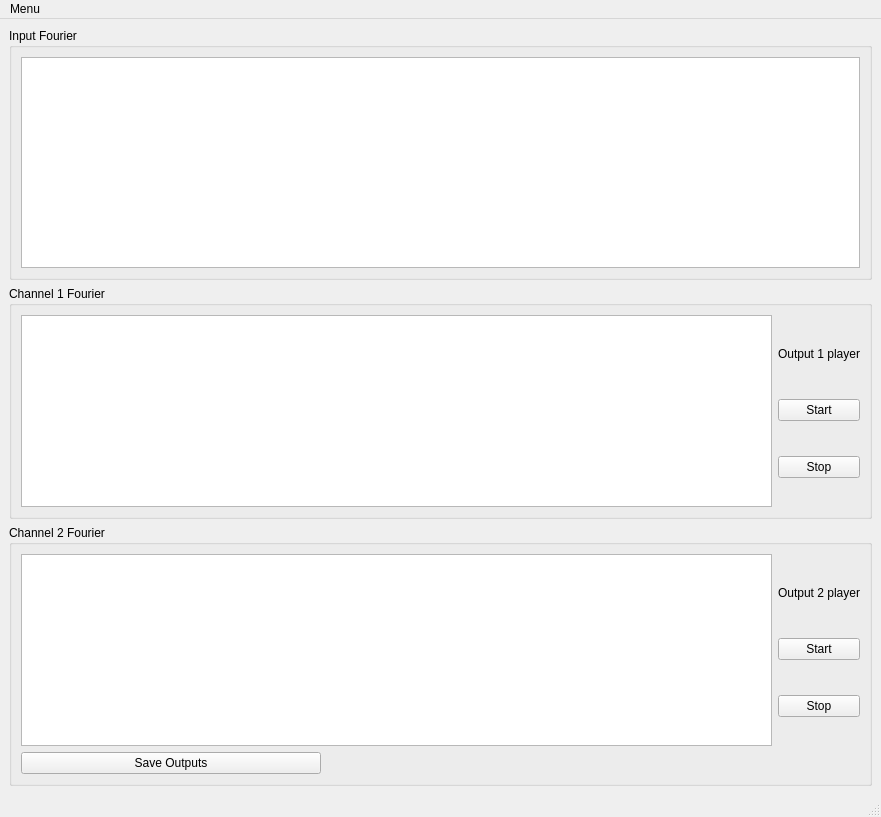
<?xml version="1.0" encoding="UTF-8"?>
<ui version="4.0">
 <class>MainWindow</class>
 <widget class="QMainWindow" name="MainWindow">
  <property name="geometry">
   <rect>
    <x>0</x>
    <y>0</y>
    <width>881</width>
    <height>817</height>
   </rect>
  </property>
  <property name="windowTitle">
   <string>MainWindow</string>
  </property>
  <widget class="QWidget" name="centralwidget">
   <layout class="QVBoxLayout" name="verticalLayout_8">
    <item>
     <widget class="QGroupBox" name="groupBox_3">
      <property name="title">
       <string>Input Fourier</string>
      </property>
      <layout class="QVBoxLayout" name="verticalLayout_6">
       <item>
        <widget class="PlotWidget" name="Inputview">
         <property name="minimumSize">
          <size>
           <width>0</width>
           <height>120</height>
          </size>
         </property>
        </widget>
       </item>
      </layout>
     </widget>
    </item>
    <item>
     <layout class="QVBoxLayout" name="verticalLayout_7">
      <item>
       <widget class="QGroupBox" name="groupBox">
        <property name="title">
         <string>Channel 1 Fourier</string>
        </property>
        <layout class="QVBoxLayout" name="verticalLayout_4">
         <item>
          <layout class="QHBoxLayout" name="horizontalLayout">
           <item>
            <widget class="PlotWidget" name="Outview_1"/>
           </item>
           <item>
            <layout class="QVBoxLayout" name="verticalLayout_2">
             <item>
              <widget class="QLabel" name="label">
               <property name="maximumSize">
                <size>
                 <width>16777215</width>
                 <height>20</height>
                </size>
               </property>
               <property name="text">
                <string>Output 1 player</string>
               </property>
               <property name="alignment">
                <set>Qt::AlignCenter</set>
               </property>
              </widget>
             </item>
             <item>
              <widget class="QPushButton" name="Start_1">
               <property name="text">
                <string>Start</string>
               </property>
              </widget>
             </item>
             <item>
              <widget class="QPushButton" name="Stop_1">
               <property name="text">
                <string>Stop</string>
               </property>
              </widget>
             </item>
            </layout>
           </item>
          </layout>
         </item>
        </layout>
       </widget>
      </item>
      <item>
       <widget class="QGroupBox" name="groupBox_2">
        <property name="title">
         <string>Channel 2 Fourier</string>
        </property>
        <layout class="QVBoxLayout" name="verticalLayout_5">
         <item>
          <layout class="QHBoxLayout" name="horizontalLayout_2">
           <item>
            <widget class="PlotWidget" name="Outview_2"/>
           </item>
           <item>
            <layout class="QVBoxLayout" name="verticalLayout_3">
             <item>
              <widget class="QLabel" name="label_2">
               <property name="maximumSize">
                <size>
                 <width>16777215</width>
                 <height>20</height>
                </size>
               </property>
               <property name="text">
                <string>Output 2 player</string>
               </property>
               <property name="alignment">
                <set>Qt::AlignCenter</set>
               </property>
              </widget>
             </item>
             <item>
              <widget class="QPushButton" name="Start_2">
               <property name="text">
                <string>Start</string>
               </property>
              </widget>
             </item>
             <item>
              <widget class="QPushButton" name="Stop_2">
               <property name="text">
                <string>Stop</string>
               </property>
              </widget>
             </item>
            </layout>
           </item>
          </layout>
         </item>
         <item>
          <widget class="QPushButton" name="save_outputs">
           <property name="maximumSize">
            <size>
             <width>300</width>
             <height>16777215</height>
            </size>
           </property>
           <property name="text">
            <string>Save Outputs</string>
           </property>
          </widget>
         </item>
        </layout>
       </widget>
      </item>
     </layout>
    </item>
   </layout>
  </widget>
  <widget class="QMenuBar" name="menubar">
   <property name="geometry">
    <rect>
     <x>0</x>
     <y>0</y>
     <width>881</width>
     <height>26</height>
    </rect>
   </property>
   <widget class="QMenu" name="menuImport">
    <property name="title">
     <string>Menu</string>
    </property>
    <addaction name="separator"/>
    <addaction name="actionImport"/>
   </widget>
   <addaction name="menuImport"/>
  </widget>
  <widget class="QStatusBar" name="statusbar"/>
  <action name="actionImport">
   <property name="text">
    <string>Import</string>
   </property>
  </action>
 </widget>
 <customwidgets>
  <customwidget>
   <class>PlotWidget</class>
   <extends>QGraphicsView</extends>
   <header>pyqtgraph</header>
  </customwidget>
 </customwidgets>
 <resources/>
 <connections/>
</ui>
